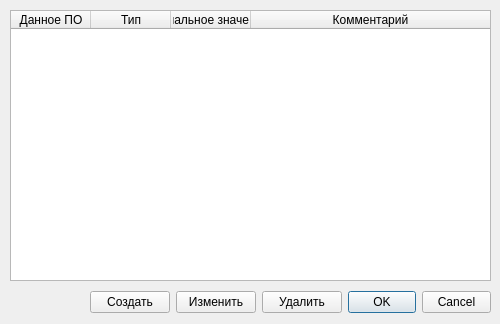
<?xml version="1.0" encoding="UTF-8"?>
<ui version="4.0">
 <class>QVariableDialog</class>
 <widget class="QDialog" name="QVariableDialog">
  <property name="geometry">
   <rect>
    <x>0</x>
    <y>0</y>
    <width>500</width>
    <height>324</height>
   </rect>
  </property>
  <property name="windowTitle">
   <string>Справочник данных ПО</string>
  </property>
  <property name="windowIcon">
   <iconset resource="resources.qrc">
    <normaloff>:/images/G.png</normaloff>:/images/G.png</iconset>
  </property>
  <widget class="QTableWidget" name="variablesTable">
   <property name="geometry">
    <rect>
     <x>10</x>
     <y>10</y>
     <width>481</width>
     <height>271</height>
    </rect>
   </property>
   <property name="editTriggers">
    <set>QAbstractItemView::DoubleClicked</set>
   </property>
   <property name="showDropIndicator" stdset="0">
    <bool>false</bool>
   </property>
   <property name="dragDropOverwriteMode">
    <bool>false</bool>
   </property>
   <property name="selectionMode">
    <enum>QAbstractItemView::SingleSelection</enum>
   </property>
   <property name="selectionBehavior">
    <enum>QAbstractItemView::SelectRows</enum>
   </property>
   <attribute name="horizontalHeaderDefaultSectionSize">
    <number>80</number>
   </attribute>
   <attribute name="horizontalHeaderHighlightSections">
    <bool>false</bool>
   </attribute>
   <attribute name="horizontalHeaderMinimumSectionSize">
    <number>20</number>
   </attribute>
   <attribute name="horizontalHeaderStretchLastSection">
    <bool>true</bool>
   </attribute>
   <attribute name="verticalHeaderDefaultSectionSize">
    <number>22</number>
   </attribute>
   <attribute name="verticalHeaderHighlightSections">
    <bool>true</bool>
   </attribute>
   <attribute name="verticalHeaderDefaultSectionSize">
    <number>22</number>
   </attribute>
   <attribute name="horizontalHeaderStretchLastSection">
    <bool>true</bool>
   </attribute>
   <attribute name="horizontalHeaderMinimumSectionSize">
    <number>20</number>
   </attribute>
   <attribute name="horizontalHeaderHighlightSections">
    <bool>false</bool>
   </attribute>
   <attribute name="verticalHeaderHighlightSections">
    <bool>true</bool>
   </attribute>
   <attribute name="horizontalHeaderDefaultSectionSize">
    <number>80</number>
   </attribute>
   <column>
    <property name="text">
     <string>Данное ПО</string>
    </property>
   </column>
   <column>
    <property name="text">
     <string>Тип</string>
    </property>
   </column>
   <column>
    <property name="text">
     <string>Начальное значение</string>
    </property>
   </column>
   <column>
    <property name="text">
     <string>Комментарий</string>
    </property>
   </column>
  </widget>
  <widget class="QWidget" name="">
   <property name="geometry">
    <rect>
     <x>90</x>
     <y>290</y>
     <width>401</width>
     <height>25</height>
    </rect>
   </property>
   <layout class="QHBoxLayout" name="horizontalLayout">
    <item>
     <widget class="QPushButton" name="newButton">
      <property name="text">
       <string>Создать</string>
      </property>
     </widget>
    </item>
    <item>
     <widget class="QPushButton" name="editButton">
      <property name="text">
       <string>Изменить</string>
      </property>
     </widget>
    </item>
    <item>
     <widget class="QPushButton" name="deleteButton">
      <property name="text">
       <string>Удалить</string>
      </property>
     </widget>
    </item>
    <item>
     <widget class="QDialogButtonBox" name="buttonBox">
      <property name="orientation">
       <enum>Qt::Horizontal</enum>
      </property>
      <property name="standardButtons">
       <set>QDialogButtonBox::Cancel|QDialogButtonBox::Ok</set>
      </property>
     </widget>
    </item>
   </layout>
  </widget>
 </widget>
 <resources>
  <include location="resources.qrc"/>
 </resources>
 <connections>
  <connection>
   <sender>buttonBox</sender>
   <signal>accepted()</signal>
   <receiver>QVariableDialog</receiver>
   <slot>accept()</slot>
   <hints>
    <hint type="sourcelabel">
     <x>334</x>
     <y>313</y>
    </hint>
    <hint type="destinationlabel">
     <x>157</x>
     <y>274</y>
    </hint>
   </hints>
  </connection>
  <connection>
   <sender>buttonBox</sender>
   <signal>rejected()</signal>
   <receiver>QVariableDialog</receiver>
   <slot>reject()</slot>
   <hints>
    <hint type="sourcelabel">
     <x>334</x>
     <y>313</y>
    </hint>
    <hint type="destinationlabel">
     <x>286</x>
     <y>274</y>
    </hint>
   </hints>
  </connection>
 </connections>
</ui>
